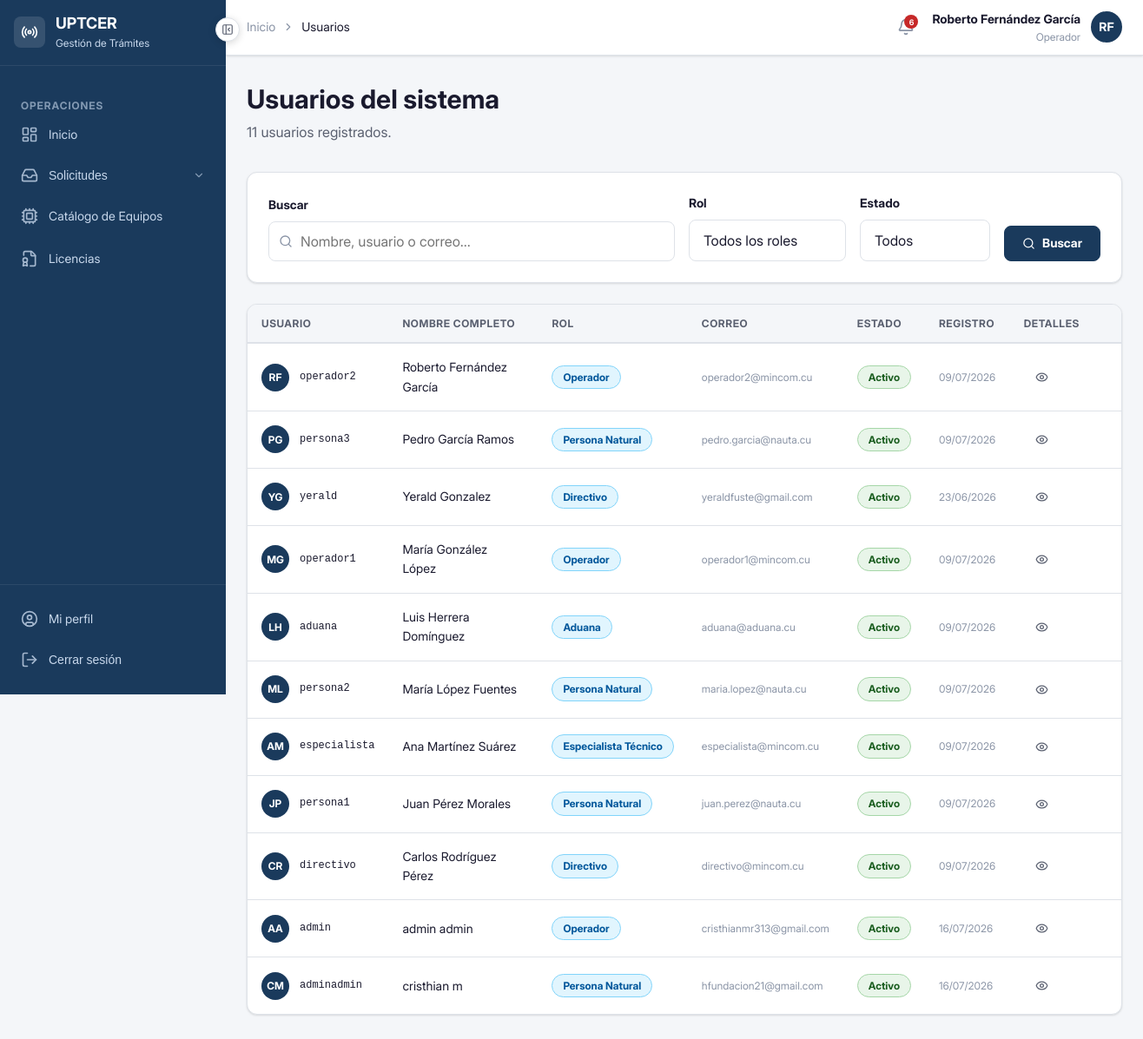
Page /acceso/usuarios/ (signed in) on the committed database.
### apps/accounts/models.py (models this page shows, shortened)
class Usuario(AbstractBaseUser, PermissionsMixin):
    ROL_PERSONA_NATURAL  = 'persona_natural'
    ROL_OPERADOR         = 'operador'
    ROL_ESPECIALISTA     = 'especialista'
    ROL_ADUANA           = 'aduana'
    ROL_DIRECTIVO        = 'directivo'
    ROLES = [
        (ROL_PERSONA_NATURAL, 'Persona Natural'),
        (ROL_OPERADOR,        'Operador'),
        (ROL_ESPECIALISTA,    'Especialista Técnico'),
        (ROL_ADUANA,          'Aduana'),
        (ROL_DIRECTIVO,       'Directivo'),
    ]
    username        = models.CharField('Usuario', max_length=150, unique=True)
    email           = models.EmailField('Correo electrónico', unique=True)
    nombre          = models.CharField('Nombre', max_length=100)
    apellidos       = models.CharField('Apellidos', max_length=100)
    rol             = models.CharField('Rol', max_length=30, choices=ROLES, default=ROL_PERSONA_NATURAL)
    telefono        = models.CharField('Teléfono', max_length=20, blank=True)
    activo          = models.BooleanField('Activo', default=True)
    fecha_registro  = models.DateTimeField('Fecha de registro', auto_now_add=True)
    is_active       = models.BooleanField(default=True)
    is_staff        = models.BooleanField(default=False)
    objects = UsuarioManager()
    USERNAME_FIELD  = 'username'
    REQUIRED_FIELDS = ['email', 'nombre', 'apellidos']
    class Meta:
        verbose_name        = 'Usuario'
        verbose_name_plural = 'Usuarios'
        ordering            = ['apellidos', 'nombre']
    def get_nombre_completo(self):
        return f'{self.nombre} {self.apellidos}'
    @property
    def es_persona_natural(self):
        return self.rol == self.ROL_PERSONA_NATURAL
    @property
    def es_operador(self):
        return self.rol == self.ROL_OPERADOR
    @property
    def es_especialista(self):
        return self.rol == self.ROL_ESPECIALISTA
    @property
    def es_aduana(self):
        return self.rol == self.ROL_ADUANA
    @property
    def es_directivo(self):
        return self.rol == self.ROL_DIRECTIVO

### apps/accounts/views.py (the view, shortened to what this page needs)
# urls.py: path('usuarios/',                       views.lista_usuarios,           name='lista_usuarios'),
@never_cache
@login_required
def lista_usuarios(request):
    if not (request.user.es_directivo or request.user.es_operador):
        messages.error(request, 'No tiene permisos para acceder a esta sección.')
        return redirect('accounts:dashboard')
    usuarios_qs = Usuario.objects.all().order_by('apellidos', 'nombre')
    rol    = request.GET.get('rol', '')
    activo = request.GET.get('activo', '')
    q      = request.GET.get('q', '').strip()
    if rol:
        usuarios_qs = usuarios_qs.filter(rol=rol)
    if activo != '':
        usuarios_qs = usuarios_qs.filter(is_active=activo == '1')
    paginator = Paginator(usuarios_qs, 15)
    pagina    = request.GET.get('pagina', 1)
    try:
        usuarios = paginator.page(pagina)
    except PageNotAnInteger:
        usuarios = paginator.page(1)
    except EmptyPage:
        usuarios = paginator.page(paginator.num_pages)
    return render(request, 'accounts/usuarios/lista.html', {
        'usuarios':      usuarios,
        'paginator':     paginator,
        'rol_actual':    rol,
        'activo_actual': activo,
        'busqueda':      q,
        'ROLES':         Usuario.ROLES,
        'total':         usuarios_qs.count(),
    })

### apps/core/context_processors.py (called while the page is built)
def static_version(request):
    return {
        'STATIC_VERSION': settings.STATIC_VERSION,
    }

### templates/accounts/usuarios/lista.html (shortened to what this page needs)
{% extends 'base/base.html' %}
{% block breadcrumb %}
<li style="display:flex;align-items:center;gap:var(--espacio-2);">
  <i data-lucide="chevron-right" style="width:14px;height:14px;"></i>
  <span style="color:var(--color-texto-principal);font-weight:var(--peso-medio);">Usuarios</span>
</li>
{% endblock %}
{% block contenido %}
<div class="pagina-cabecera flex justify-between items-center">
  <div>
    <h1 class="pagina-titulo">Usuarios del sistema</h1>
    <p class="pagina-subtitulo">{{ total }} usuario{{ total|pluralize }} registrado{{ total|pluralize }}.</p>
  </div>
</div>
<div class="tarjeta mb-6">
  <div class="tarjeta-cuerpo">
    <form method="get" style="display:flex;gap:var(--espacio-4);align-items:flex-end;flex-wrap:wrap;">
      <div class="campo-grupo" style="margin-bottom:0;flex:1;min-width:200px;">
        <label class="campo-etiqueta">Buscar</label>
        <div style="position:relative;">
          <i data-lucide="search" style="position:absolute;left:12px;top:50%;transform:translateY(-50%);width:16px;height:16px;color:var(--color-texto-muted);"></i>
          <input type="text" name="q" value="{{ busqueda }}"
            class="campo-input" style="padding-left:36px;"
            placeholder="Nombre, usuario o correo...">
        </div>
      </div>
      <div class="campo-grupo" style="margin-bottom:0;min-width:180px;">
        <label class="campo-etiqueta">Rol</label>
        <select name="rol" class="campo-select" onchange="this.form.submit()">
          <option value="">Todos los roles</option>
        </select>
      </div>
      <div class="campo-grupo" style="margin-bottom:0;min-width:150px;">
        <label class="campo-etiqueta">Estado</label>
        <select name="activo" class="campo-select" onchange="this.form.submit()">
          <option value="">Todos</option>
        </select>
      </div>
      <div style="display:flex;gap:var(--espacio-2);margin-bottom:0;">
        <button type="submit" class="btn btn-primario">
          <i data-lucide="search" style="width:15px;height:15px;"></i>
          Buscar
        </button>
      </div>
    </form>
  </div>
</div>
<div class="tarjeta">
  <div class="tarjeta-cuerpo" style="padding:0;">
    {% if usuarios %}
      <div class="tabla-contenedor" style="border:none;border-radius:0;">
        <table class="tabla">
          <thead>
            <tr>
              <th>Usuario</th>
              <th>Nombre completo</th>
              <th>Rol</th>
              <th>Correo</th>
              <th>Estado</th>
              <th>Registro</th>
              <th>Detalles</th>
              <th></th>
            </tr>
          </thead>
          <tbody>
            {% for u in usuarios %}
            <tr>
              <td>
                <div style="display:flex;align-items:center;gap:var(--espacio-3);">
                  <div style="width:32px;height:32px;border-radius:50%;background-color:{% if u.is_active %}var(--color-primario){% else %}var(--color-texto-muted){% endif %};display:flex;align-items:center;justify-content:center;color:white;font-size:var(--texto-xs);font-weight:var(--peso-bold);flex-shrink:0;">
                    {{ u.nombre|first|upper }}{{ u.apellidos|first|upper }}
                  </div>
                  <span style="font-family:var(--fuente-mono);font-size:var(--texto-xs);">{{ u.username }}</span>
                </div>
              </td>
              <td style="font-weight:var(--peso-medio);">{{ u.get_nombre_completo }}</td>
              <td>
                <span class="badge badge-info">{{ u.get_rol_display }}</span>
              </td>
              <td style="color:var(--color-texto-muted);font-size:var(--texto-xs);">{{ u.email }}</td>
              <td>
                {% if u.is_active %}
                  <span class="badge badge-aprobado">Activo</span>
                {% else %}
                  <span class="badge badge-denegado">Inactivo</span>
                {% endif %}
              </td>
              <td style="color:var(--color-texto-muted);white-space:nowrap;font-size:var(--texto-xs);">
                {{ u.fecha_registro|date:"d/m/Y" }}
              </td>
              <td>
                <a href="{% url 'accounts:detalle_usuario' u.pk %}" class="btn btn-ghost btn-sm">
                  <i data-lucide="eye" style="width:15px;height:15px;"></i>
                </a>
              </td>
            </tr>
            {% endfor %}
          </tbody>
        </table>
      </div>
    {% endif %}
  </div>
</div>
{% endblock %}

### templates/base/base.html (shortened to what this page needs)
<!DOCTYPE html>
<html lang="es">
<head>
  {% load static %}
  <link rel="stylesheet" href="{% static 'css/global.css' %}?v={{ STATIC_VERSION }}">
  <link rel="stylesheet" href="{% static 'css/toast.css' %}">
  <link rel="stylesheet" href="{% static 'css/modal.css' %}">
  <link rel="stylesheet" href="{% static 'css/componentes.css' %}">
  <link rel="stylesheet" href="{% static 'css/fonts.css' %}">
</head>
<body>
<div class="layout-wrapper">
  <aside class="layout-sidebar" id="sidebar">
    <div class="sidebar-logo">
      <div style="width:36px;height:36px;background:rgba(255,255,255,0.12);border-radius:8px;display:flex;align-items:center;justify-content:center;flex-shrink:0;">
        <i data-lucide="radio" style="width:20px;height:20px;color:white;"></i>
      </div>
      <div class="sidebar-logo-info">
        <div class="sidebar-logo-texto">UPTCER</div>
        <div class="sidebar-logo-subtexto">Gestión de Trámites</div>
      </div>
    </div>
    <nav class="sidebar-nav">
      {% if user.es_operador %}
        <div class="sidebar-seccion-titulo">Operaciones</div>
        <a href="{% url 'accounts:dashboard' %}" class="sidebar-enlace {% block nav_op_inicio %}{% endblock %}" data-tooltip="Inicio">
          <i data-lucide="layout-dashboard" class="icono"></i>
          <span class="sidebar-enlace-texto">Inicio</span>
        </a>
        <button type="button"
          class="sidebar-enlace {% block nav_solicitudes %}{% endblock %}"
          data-tooltip="Solicitudes"
          onclick="toggleDropdownSolicitudes()"
          id="btn-dropdown-solicitudes"
          style="width:100%;background:none;border:none;cursor:pointer;text-align:left;">
          <i data-lucide="inbox" class="icono"></i>
          <span class="sidebar-enlace-texto">Solicitudes</span>
          <i data-lucide="chevron-down" class="sidebar-enlace-flecha"></i>
        </button>
        <a href="{% url 'equipos:lista' %}" class="sidebar-enlace {% block nav_equipos %}{% endblock %}" data-tooltip="Catálogo de Equipos">
          <i data-lucide="cpu" class="icono"></i>
          <span class="sidebar-enlace-texto">Catálogo de Equipos</span>
        </a>
        <a href="{% url 'licencias:lista' %}" class="sidebar-enlace {% block nav_licencias %}{% endblock %}" data-tooltip="Licencias">
          <i data-lucide="file-badge" class="icono"></i>
          <span class="sidebar-enlace-texto">Licencias</span>
        </a>
      {% endif %}
    </nav>
    <div class="sidebar-pie">
      <a href="{% url 'accounts:perfil' %}" class="sidebar-enlace" data-tooltip="Mi perfil">
        <i data-lucide="user-circle" class="icono"></i>
        <span class="sidebar-enlace-texto">Mi perfil</span>
      </a>
      <form method="post" action="{% url 'accounts:logout' %}">
        <button type="submit" class="sidebar-enlace" data-tooltip="Cerrar sesión"
          style="width:100%;background:none;border:none;cursor:pointer;text-align:left;">
          <i data-lucide="log-out" class="icono"></i>
          <span class="sidebar-enlace-texto">Cerrar sesión</span>
        </button>
      </form>
    </div>
  </aside>
  <div class="layout-main">
    <header class="layout-navbar">
      <nav aria-label="Ruta de navegación" style="flex:1;">
        <ol style="list-style:none;display:flex;align-items:center;gap:var(--espacio-2);font-size:var(--texto-sm);color:var(--color-texto-muted);">
          <li><a href="{% url 'accounts:dashboard' %}" style="color:var(--color-texto-muted);text-decoration:none;">Inicio</a></li>
          {% block breadcrumb %}{% endblock %}
        </ol>
      </nav>
      <div style="display:flex;align-items:center;gap:var(--espacio-3);">
        <a href="{% url 'notificaciones:lista' %}"
          id="btn-notificaciones"
          style="position:relative;width:36px;height:36px;border-radius:var(--radio-md);display:flex;align-items:center;justify-content:center;color:var(--color-texto-muted);background:transparent;border:none;cursor:pointer;text-decoration:none;transition:var(--transicion-rapida);"
          onmouseenter="this.style.background='var(--color-fondo)';this.style.color='var(--color-texto-principal)'"
          onmouseleave="this.style.background='transparent';this.style.color='var(--color-texto-muted)'"
          title="Notificaciones"
        >
          <span id="badge-notificaciones"
            style="display:none;position:absolute;top:4px;right:4px;width:16px;height:16px;border-radius:50%;background-color:var(--color-acento);color:white;font-size:9px;font-weight:700;align-items:center;justify-content:center;line-height:1;font-family:var(--fuente-principal);">
          </span>
        </a>
        <div style="text-align:right;">
          <div style="font-size:var(--texto-sm);font-weight:var(--peso-semi);color:var(--color-texto-principal);">
            {{ user.get_nombre_completo }}
          </div>
          <div style="font-size:var(--texto-xs);color:var(--color-texto-muted);">
            {{ user.get_rol_display }}
          </div>
        </div>
        <div style="width:36px;height:36px;border-radius:50%;background-color:var(--color-primario);display:flex;align-items:center;justify-content:center;color:white;font-size:var(--texto-sm);font-weight:var(--peso-bold);">
          {{ user.nombre|first|upper }}{{ user.apellidos|first|upper }}
        </div>
      </div>
    </header>
    <main class="layout-contenido">
      {% block contenido %}{% endblock %}
    </main>
  </div>
</div>
<button
  id="btn-colapsar"
  class="btn-colapsar-sidebar"
  onclick="alternarSidebar()"
  title="Colapsar menú"
  aria-label="Colapsar menú"
>
  <i data-lucide="panel-left-close" id="icono-colapsar" style="width:14px;height:14px;"></i>
</button>
</body>
</html>

### templates/base/base.html (style rules this page uses)
body { font-family: 'Inter', -apple-system, BlinkMacSystemFont, 'Segoe UI', Roboto, sans-serif; }

### rows in the picture
Usuario: get_nombre_completo "Roberto Fernández García", rol "Operador", nombre|first "R", apellidos|first "F", username "operador2", email "operador2@mincom.cu", is_active "Activo", fecha_registro "09/07/2026"
Usuario: nombre|first "P", apellidos|first "G", username "persona3", get_nombre_completo "Pedro García Ramos", rol "Persona Natural", email "pedro.garcia@nauta.cu", is_active "Activo", fecha_registro "09/07/2026"
Usuario: nombre|first "Y", apellidos|first "G", username "yerald", get_nombre_completo "Yerald Gonzalez", rol "Directivo", email "yeraldfuste@gmail.com", is_active "Activo", fecha_registro "23/06/2026"
Usuario: nombre|first "M", apellidos|first "G", username "operador1", get_nombre_completo "María González López", rol "Operador", email "operador1@mincom.cu", is_active "Activo", fecha_registro "09/07/2026"
Usuario: nombre|first "L", apellidos|first "H", username "aduana", get_nombre_completo "Luis Herrera Domínguez", rol "Aduana", email "aduana@aduana.cu", is_active "Activo", fecha_registro "09/07/2026"
Usuario: nombre|first "M", apellidos|first "L", username "persona2", get_nombre_completo "María López Fuentes", rol "Persona Natural", email "maria.lopez@nauta.cu", is_active "Activo", fecha_registro "09/07/2026"
Usuario: nombre|first "A", apellidos|first "M", username "especialista", get_nombre_completo "Ana Martínez Suárez", rol "Especialista Técnico", email "especialista@mincom.cu", is_active "Activo", fecha_registro "09/07/2026"
Usuario: nombre|first "J", apellidos|first "P", username "persona1", get_nombre_completo "Juan Pérez Morales", rol "Persona Natural", email "juan.perez@nauta.cu", is_active "Activo", fecha_registro "09/07/2026"
Usuario: nombre|first "C", apellidos|first "R", username "directivo", get_nombre_completo "Carlos Rodríguez Pérez", rol "Directivo", email "directivo@mincom.cu", is_active "Activo", fecha_registro "09/07/2026"
Usuario: nombre|first "A", apellidos|first "A", username "admin", get_nombre_completo "admin admin", rol "Operador", email "cristhianmr313@gmail.com", is_active "Activo", fecha_registro "16/07/2026"
Usuario: nombre|first "C", apellidos|first "M", username "adminadmin", get_nombre_completo "cristhian m", rol "Persona Natural", email "hfundacion21@gmail.com", is_active "Activo", fecha_registro "16/07/2026"

### other values in the picture
{{ total }} "11"
